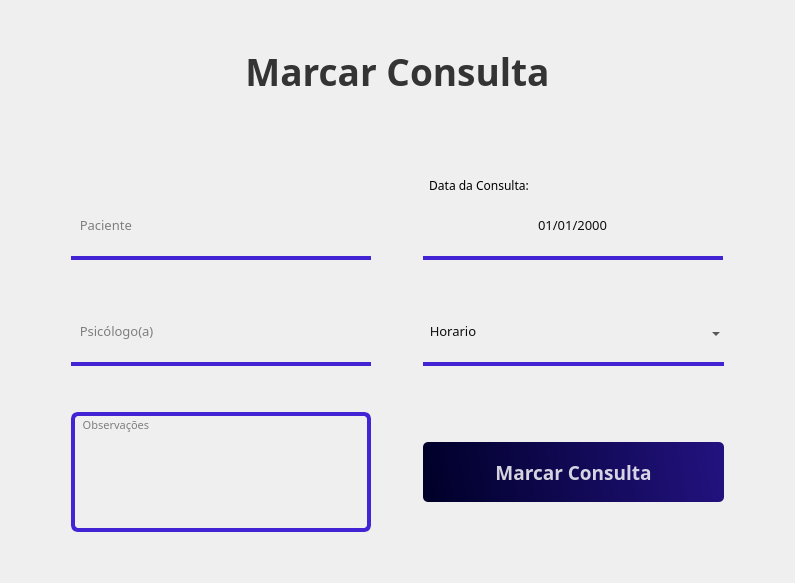
     <widget class="QWidget" name="page_make">
      <layout class="QGridLayout" name="gridLayout_3">
       <item row="8" column="0">
        <spacer name="horizontalSpacer_10">
         <property name="orientation">
          <enum>Qt::Horizontal</enum>
         </property>
         <property name="sizeHint" stdset="0">
          <size>
           <width>40</width>
           <height>20</height>
          </size>
         </property>
        </spacer>
       </item>
       <item row="4" column="4">
        <spacer name="horizontalSpacer_6">
         <property name="orientation">
          <enum>Qt::Horizontal</enum>
         </property>
         <property name="sizeType">
          <enum>QSizePolicy::Minimum</enum>
         </property>
         <property name="sizeHint" stdset="0">
          <size>
           <width>60</width>
           <height>20</height>
          </size>
         </property>
        </spacer>
       </item>
       <item row="8" column="1">
        <widget class="QLineEdit" name="input_observacao">
         <property name="sizePolicy">
          <sizepolicy hsizetype="Expanding" vsizetype="Expanding">
           <horstretch>0</horstretch>
           <verstretch>0</verstretch>
          </sizepolicy>
         </property>
         <property name="minimumSize">
          <size>
           <width>300</width>
           <height>120</height>
          </size>
         </property>
         <property name="font">
          <font>
           <family>JetBrains Mono</family>
           <pointsize>8</pointsize>
          </font>
         </property>
         <property name="styleSheet">
          <string notr="true">background-color:rgba(0, 0, 0, 0);
border:none;
border:4px solid rgb(67, 36, 212);
border-radius: 7px;
color:rgba(0, 0, 0, 240);
padding-bottom:7px;</string>
         </property>
         <property name="alignment">
          <set>Qt::AlignLeading|Qt::AlignLeft|Qt::AlignTop</set>
         </property>
         <property name="placeholderText">
          <string>  Observações</string>
         </property>
        </widget>
       </item>
       <item row="5" column="3">
        <widget class="QComboBox" name="input_time">
         <property name="minimumSize">
          <size>
           <width>300</width>
           <height>60</height>
          </size>
         </property>
         <property name="font">
          <font>
           <family>JetBrains Mono</family>
           <pointsize>10</pointsize>
           <stylestrategy>PreferDefault</stylestrategy>
          </font>
         </property>
         <property name="layoutDirection">
          <enum>Qt::LeftToRight</enum>
         </property>
         <property name="styleSheet">
          <string notr="true">#input_time{
background-color:rgba(0, 0, 0, 0);
border: none;
border-bottom:4px solid rgb(67, 36, 212);
color:rgba(0, 0, 0, 240);
padding-bottom:7px;
}
#input_time QListView{
background-color:rgba(255, 255, 255);
color:rgba(0, 0, 0);
}</string>
         </property>
         <item>
          <property name="text">
           <string>  Horario</string>
          </property>
         </item>
         <item>
          <property name="text">
           <string>7 : 00</string>
          </property>
         </item>
         <item>
          <property name="text">
           <string>8 : 00</string>
          </property>
         </item>
         <item>
          <property name="text">
           <string>9 : 00</string>
          </property>
         </item>
         <item>
          <property name="text">
           <string>10 : 00</string>
          </property>
         </item>
         <item>
          <property name="text">
           <string>11 : 00</string>
          </property>
         </item>
         <item>
          <property name="text">
           <string>12 : 00</string>
          </property>
         </item>
         <item>
          <property name="text">
           <string>13 : 00</string>
          </property>
         </item>
         <item>
          <property name="text">
           <string>14 : 00</string>
          </property>
         </item>
         <item>
          <property name="text">
           <string>15 : 00</string>
          </property>
         </item>
         <item>
          <property name="text">
           <string>16 : 00</string>
          </property>
         </item>
         <item>
          <property name="text">
           <string>17 : 00</string>
          </property>
         </item>
        </widget>
       </item>
       <item row="8" column="4">
        <spacer name="horizontalSpacer_11">
         <property name="orientation">
          <enum>Qt::Horizontal</enum>
         </property>
         <property name="sizeHint" stdset="0">
          <size>
           <width>40</width>
           <height>20</height>
          </size>
         </property>
        </spacer>
       </item>
       <item row="1" column="1">
        <spacer name="verticalSpacer_10">
         <property name="orientation">
          <enum>Qt::Vertical</enum>
         </property>
         <property name="sizeHint" stdset="0">
          <size>
           <width>20</width>
           <height>40</height>
          </size>
         </property>
        </spacer>
       </item>
       <item row="8" column="3">
        <widget class="QPushButton" name="button_make">
         <property name="minimumSize">
          <size>
           <width>301</width>
           <height>60</height>
          </size>
         </property>
         <property name="maximumSize">
          <size>
           <width>16777215</width>
           <height>16777215</height>
          </size>
         </property>
         <property name="font">
          <font>
           <family>JetBrains Mono</family>
           <pointsize>14</pointsize>
           <weight>75</weight>
           <bold>true</bold>
          </font>
         </property>
         <property name="styleSheet">
          <string notr="true">QPushButton{
	background-color: qlineargradient(spread:pad, x1:0, y1:0.505682, x2:1, y2:0.477, stop:0 rgb(0, 0, 41), stop:1 rgb(34, 18, 127));
	color:rgba(255, 255, 255, 210);
	border-radius:5px;
}

QPushButton:hover{
	background-color: qlineargradient(spread:pad, x1:0, y1:0.505682, x2:1, y2:0.477, stop:0 rgb(17, 9, 84), stop:1 rgb(67, 36, 212));
}

QPushButton:pressed{
	background-color: qlineargradient(spread:pad, x1:0, y1:0.505682, x2:1, y2:0.477, stop:0 rgb(34, 18, 127), stop:1 rgb(0, 0, 41));
}</string>
         </property>
         <property name="text">
          <string>Marcar Consulta</string>
         </property>
        </widget>
       </item>
       <item row="10" column="2">
        <spacer name="verticalSpacer_22">
         <property name="orientation">
          <enum>Qt::Vertical</enum>
         </property>
         <property name="sizeType">
          <enum>QSizePolicy::Expanding</enum>
         </property>
         <property name="sizeHint" stdset="0">
          <size>
           <width>20</width>
           <height>40</height>
          </size>
         </property>
        </spacer>
       </item>
       <item row="0" column="1" colspan="3">
        <widget class="QLabel" name="title_make">
         <property name="minimumSize">
          <size>
           <width>0</width>
           <height>120</height>
          </size>
         </property>
         <property name="maximumSize">
          <size>
           <width>931</width>
           <height>120</height>
          </size>
         </property>
         <property name="font">
          <font>
           <family>JetBrains Mono</family>
           <pointsize>28</pointsize>
           <weight>75</weight>
           <bold>true</bold>
          </font>
         </property>
         <property name="layoutDirection">
          <enum>Qt::LeftToRight</enum>
         </property>
         <property name="styleSheet">
          <string notr="true">color:rgba(0, 0, 0, 200);
background-color: rgba(255, 255, 255, 0);</string>
         </property>
         <property name="text">
          <string>Marcar Consulta</string>
         </property>
         <property name="alignment">
          <set>Qt::AlignCenter</set>
         </property>
        </widget>
       </item>
       <item row="5" column="1">
        <widget class="QLineEdit" name="input_psychologist">
         <property name="minimumSize">
          <size>
           <width>300</width>
           <height>60</height>
          </size>
         </property>
         <property name="maximumSize">
          <size>
           <width>300</width>
           <height>60</height>
          </size>
         </property>
         <property name="font">
          <font>
           <family>JetBrains Mono</family>
           <pointsize>10</pointsize>
          </font>
         </property>
         <property name="styleSheet">
          <string notr="true">background-color:rgba(0, 0, 0, 0);
border:none;
border-bottom:4px solid rgb(67, 36, 212);
color:rgba(0, 0, 0, 240);
padding-bottom:7px;</string>
         </property>
         <property name="echoMode">
          <enum>QLineEdit::Normal</enum>
         </property>
         <property name="placeholderText">
          <string>  Psicólogo(a)</string>
         </property>
        </widget>
       </item>
       <item row="3" column="0">
        <spacer name="horizontalSpacer_3">
         <property name="orientation">
          <enum>Qt::Horizontal</enum>
         </property>
         <property name="sizeType">
          <enum>QSizePolicy::Minimum</enum>
         </property>
         <property name="sizeHint" stdset="0">
          <size>
           <width>60</width>
           <height>20</height>
          </size>
         </property>
        </spacer>
       </item>
       <item row="3" column="3">
        <widget class="QFrame" name="frame_2">
         <property name="minimumSize">
          <size>
           <width>300</width>
           <height>60</height>
          </size>
         </property>
         <property name="maximumSize">
          <size>
           <width>300</width>
           <height>60</height>
          </size>
         </property>
         <property name="styleSheet">
          <string notr="true">background-color: rgba(255, 255, 255, 0);</string>
         </property>
         <property name="frameShape">
          <enum>QFrame::StyledPanel</enum>
         </property>
         <property name="frameShadow">
          <enum>QFrame::Raised</enum>
         </property>
         <widget class="QDateEdit" name="input_data_make">
          <property name="geometry">
           <rect>
            <x>0</x>
            <y>0</y>
            <width>300</width>
            <height>60</height>
           </rect>
          </property>
          <property name="sizePolicy">
           <sizepolicy hsizetype="Minimum" vsizetype="Fixed">
            <horstretch>0</horstretch>
            <verstretch>0</verstretch>
           </sizepolicy>
          </property>
          <property name="minimumSize">
           <size>
            <width>300</width>
            <height>60</height>
           </size>
          </property>
          <property name="maximumSize">
           <size>
            <width>300</width>
            <height>60</height>
           </size>
          </property>
          <property name="baseSize">
           <size>
            <width>0</width>
            <height>0</height>
           </size>
          </property>
          <property name="font">
           <font>
            <family>JetBrains Mono</family>
            <pointsize>10</pointsize>
            <weight>50</weight>
            <bold>false</bold>
           </font>
          </property>
          <property name="layoutDirection">
           <enum>Qt::LeftToRight</enum>
          </property>
          <property name="styleSheet">
           <string notr="true">background-color:rgba(0, 0, 0, 0);
border:none;
border-bottom:4px solid rgb(67, 36, 212);
color:rgba(0, 0, 0, 240);
padding-bottom:7px;</string>
          </property>
          <property name="alignment">
           <set>Qt::AlignCenter</set>
          </property>
          <property name="buttonSymbols">
           <enum>QAbstractSpinBox::NoButtons</enum>
          </property>
          <property name="displayFormat">
           <string>dd/MM/yyyy</string>
          </property>
         </widget>
         <widget class="QPushButton" name="button_calendar_make">
          <property name="geometry">
           <rect>
            <x>240</x>
            <y>0</y>
            <width>60</width>
            <height>60</height>
           </rect>
          </property>
          <property name="font">
           <font>
            <family>MS Shell Dlg 2</family>
            <pointsize>2</pointsize>
           </font>
          </property>
          <property name="styleSheet">
           <string notr="true">background-color:rgba(0, 0, 0, 0);
border:none;
color:rgba(0, 0, 0, 240);
</string>
          </property>
          <property name="text">
           <string/>
          </property>
          <property name="icon">
           <iconset>
            <normaloff>calendar_icon.webp</normaloff>calendar_icon.webp</iconset>
          </property>
         </widget>
        </widget>
       </item>
       <item row="5" column="2">
        <spacer name="horizontalSpacer_12">
         <property name="orientation">
          <enum>Qt::Horizontal</enum>
         </property>
         <property name="sizeType">
          <enum>QSizePolicy::Fixed</enum>
         </property>
         <property name="sizeHint" stdset="0">
          <size>
           <width>40</width>
           <height>20</height>
          </size>
         </property>
        </spacer>
       </item>
       <item row="7" column="1">
        <spacer name="verticalSpacer_12">
         <property name="orientation">
          <enum>Qt::Vertical</enum>
         </property>
         <property name="sizeType">
          <enum>QSizePolicy::Expanding</enum>
         </property>
         <property name="sizeHint" stdset="0">
          <size>
           <width>20</width>
           <height>40</height>
          </size>
         </property>
        </spacer>
       </item>
       <item row="4" column="1">
        <spacer name="verticalSpacer_11">
         <property name="orientation">
          <enum>Qt::Vertical</enum>
         </property>
         <property name="sizeHint" stdset="0">
          <size>
           <width>20</width>
           <height>40</height>
          </size>
         </property>
        </spacer>
       </item>
       <item row="3" column="1">
        <widget class="QLineEdit" name="input_patient">
         <property name="minimumSize">
          <size>
           <width>300</width>
           <height>60</height>
          </size>
         </property>
         <property name="maximumSize">
          <size>
           <width>300</width>
           <height>60</height>
          </size>
         </property>
         <property name="font">
          <font>
           <family>JetBrains Mono</family>
           <pointsize>10</pointsize>
          </font>
         </property>
         <property name="styleSheet">
          <string notr="true">background-color:rgba(0, 0, 0, 0);
border:none;
border-bottom:4px solid rgb(67, 36, 212);
color:rgba(0, 0, 0, 240);
padding-bottom:7px;</string>
         </property>
         <property name="echoMode">
          <enum>QLineEdit::Normal</enum>
         </property>
         <property name="placeholderText">
          <string>  Paciente</string>
         </property>
        </widget>
       </item>
       <item row="2" column="3">
        <widget class="QLabel" name="label_4">
         <property name="font">
          <font>
           <family>JetBrains Mono</family>
          </font>
         </property>
         <property name="styleSheet">
          <string notr="true">background-color: rgba(255, 255, 255, 0);</string>
         </property>
         <property name="text">
          <string>  Data da Consulta:</string>
         </property>
        </widget>
       </item>
      </layout>
      <zorder>input_patient</zorder>
      <zorder>title_make</zorder>
      <zorder>verticalSpacer_10</zorder>
      <zorder>verticalSpacer_11</zorder>
      <zorder>verticalSpacer_12</zorder>
      <zorder>horizontalSpacer_3</zorder>
      <zorder>horizontalSpacer_6</zorder>
      <zorder>verticalSpacer_22</zorder>
      <zorder>horizontalSpacer_10</zorder>
      <zorder>horizontalSpacer_11</zorder>
      <zorder>input_psychologist</zorder>
      <zorder>frame_2</zorder>
      <zorder>input_observacao</zorder>
      <zorder>horizontalSpacer_12</zorder>
      <zorder>button_make</zorder>
      <zorder>input_time</zorder>
      <zorder>label_4</zorder>
     </widget>
